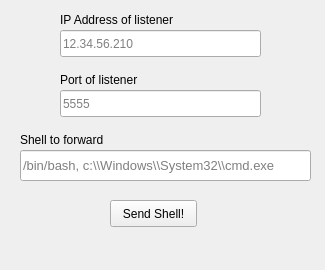
<?xml version="1.0" encoding="UTF-8"?>
<ui version="4.0">
 <class>shell_SEND</class>
 <widget class="QWidget" name="shell_SEND">
  <property name="geometry">
   <rect>
    <x>0</x>
    <y>0</y>
    <width>325</width>
    <height>270</height>
   </rect>
  </property>
  <property name="font">
   <font>
    <pointsize>9</pointsize>
   </font>
  </property>
  <property name="windowTitle">
   <string>Form</string>
  </property>
  <widget class="QLineEdit" name="popup_shell_IP">
   <property name="geometry">
    <rect>
     <x>60</x>
     <y>30</y>
     <width>201</width>
     <height>27</height>
    </rect>
   </property>
   <property name="text">
    <string/>
   </property>
   <property name="placeholderText">
    <string>12.34.56.210</string>
   </property>
  </widget>
  <widget class="QLineEdit" name="popup_shell_PORT">
   <property name="geometry">
    <rect>
     <x>60</x>
     <y>90</y>
     <width>201</width>
     <height>27</height>
    </rect>
   </property>
   <property name="placeholderText">
    <string>5555</string>
   </property>
  </widget>
  <widget class="QPushButton" name="popup_shell_SEND">
   <property name="geometry">
    <rect>
     <x>110</x>
     <y>200</y>
     <width>87</width>
     <height>27</height>
    </rect>
   </property>
   <property name="text">
    <string>Send Shell!</string>
   </property>
  </widget>
  <widget class="QLabel" name="label">
   <property name="geometry">
    <rect>
     <x>60</x>
     <y>10</y>
     <width>191</width>
     <height>19</height>
    </rect>
   </property>
   <property name="text">
    <string>IP Address of listener</string>
   </property>
  </widget>
  <widget class="QLabel" name="label_2">
   <property name="geometry">
    <rect>
     <x>60</x>
     <y>70</y>
     <width>141</width>
     <height>19</height>
    </rect>
   </property>
   <property name="text">
    <string>Port of listener</string>
   </property>
  </widget>
  <widget class="QLineEdit" name="popup_shell_SHELL">
   <property name="geometry">
    <rect>
     <x>20</x>
     <y>150</y>
     <width>291</width>
     <height>31</height>
    </rect>
   </property>
   <property name="font">
    <font>
     <pointsize>10</pointsize>
    </font>
   </property>
   <property name="placeholderText">
    <string>/bin/bash, c:\\Windows\\System32\\cmd.exe</string>
   </property>
  </widget>
  <widget class="QLabel" name="label_3">
   <property name="geometry">
    <rect>
     <x>20</x>
     <y>130</y>
     <width>201</width>
     <height>19</height>
    </rect>
   </property>
   <property name="text">
    <string>Shell to forward</string>
   </property>
  </widget>
 </widget>
 <resources/>
 <connections/>
</ui>
